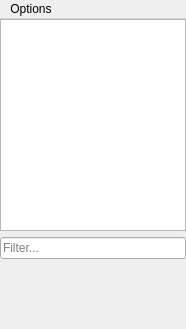
<?xml version="1.0" encoding="UTF-8"?>
<ui version="4.0">
 <class>MainWindow</class>
 <widget class="QMainWindow" name="MainWindow">
  <property name="geometry">
   <rect>
    <x>0</x>
    <y>0</y>
    <width>186</width>
    <height>329</height>
   </rect>
  </property>
  <property name="windowTitle">
   <string>mauto</string>
  </property>
  <property name="dockOptions">
   <set>QMainWindow::AllowTabbedDocks|QMainWindow::AnimatedDocks</set>
  </property>
  <widget class="QWidget" name="centralwidget">
   <property name="styleSheet">
    <string notr="true">border-color: rgb(255, 0, 0);</string>
   </property>
   <layout class="QVBoxLayout" name="verticalLayout_2">
    <property name="margin">
     <number>0</number>
    </property>
    <item>
     <widget class="QListWidget" name="list"/>
    </item>
    <item>
     <widget class="QLineEdit" name="filter">
      <property name="placeholderText">
       <string>Filter...</string>
      </property>
     </widget>
    </item>
    <item>
     <widget class="QFrame" name="rec_group">
      <layout class="QHBoxLayout" name="rec_layout">
       <property name="margin">
        <number>0</number>
       </property>
       <item>
        <spacer name="hspacer2">
         <property name="orientation">
          <enum>Qt::Horizontal</enum>
         </property>
         <property name="sizeHint" stdset="0">
          <size>
           <width>40</width>
           <height>20</height>
          </size>
         </property>
        </spacer>
       </item>
       <item>
        <widget class="QPushButton" name="button">
         <property name="sizePolicy">
          <sizepolicy hsizetype="Minimum" vsizetype="Minimum">
           <horstretch>0</horstretch>
           <verstretch>0</verstretch>
          </sizepolicy>
         </property>
         <property name="minimumSize">
          <size>
           <width>64</width>
           <height>64</height>
          </size>
         </property>
         <property name="text">
          <string/>
         </property>
         <property name="iconSize">
          <size>
           <width>48</width>
           <height>48</height>
          </size>
         </property>
         <property name="checkable">
          <bool>false</bool>
         </property>
         <property name="checked">
          <bool>false</bool>
         </property>
         <property name="flat">
          <bool>true</bool>
         </property>
        </widget>
       </item>
       <item>
        <spacer name="hspacer1">
         <property name="orientation">
          <enum>Qt::Horizontal</enum>
         </property>
         <property name="sizeHint" stdset="0">
          <size>
           <width>40</width>
           <height>20</height>
          </size>
         </property>
        </spacer>
       </item>
      </layout>
     </widget>
    </item>
   </layout>
  </widget>
  <widget class="QMenuBar" name="menuBar">
   <property name="geometry">
    <rect>
     <x>0</x>
     <y>0</y>
     <width>186</width>
     <height>18</height>
    </rect>
   </property>
   <widget class="QMenu" name="menuRecorder">
    <property name="title">
     <string>Options</string>
    </property>
    <addaction name="actionClipboard"/>
    <addaction name="separator"/>
    <addaction name="actionRecord"/>
    <addaction name="actionPause"/>
    <addaction name="actionSave"/>
    <addaction name="separator"/>
    <addaction name="actionShowLibrary"/>
    <addaction name="actionPlay"/>
    <addaction name="actionRemove"/>
    <addaction name="separator"/>
    <addaction name="actionShowRecorder"/>
   </widget>
   <addaction name="menuRecorder"/>
  </widget>
  <action name="actionRecording">
   <property name="text">
    <string>Recording</string>
   </property>
  </action>
  <action name="actionPlaylist">
   <property name="text">
    <string>Playlist</string>
   </property>
  </action>
  <action name="actionRecord">
   <property name="text">
    <string>Record</string>
   </property>
  </action>
  <action name="actionPause">
   <property name="text">
    <string>Pause</string>
   </property>
  </action>
  <action name="actionStop">
   <property name="text">
    <string>Stop</string>
   </property>
  </action>
  <action name="actionClipboard">
   <property name="text">
    <string>From clipboard</string>
   </property>
  </action>
  <action name="actionPlay">
   <property name="text">
    <string>Play...</string>
   </property>
  </action>
  <action name="actionRemove">
   <property name="text">
    <string>Remove</string>
   </property>
  </action>
  <action name="actionShowLibrary">
   <property name="text">
    <string>Show Library</string>
   </property>
  </action>
  <action name="actionShowRecorder">
   <property name="text">
    <string>Show Recorder</string>
   </property>
  </action>
  <action name="actionSave">
   <property name="text">
    <string>Save...</string>
   </property>
  </action>
 </widget>
 <tabstops>
  <tabstop>list</tabstop>
  <tabstop>filter</tabstop>
  <tabstop>button</tabstop>
 </tabstops>
 <resources/>
 <connections/>
</ui>
